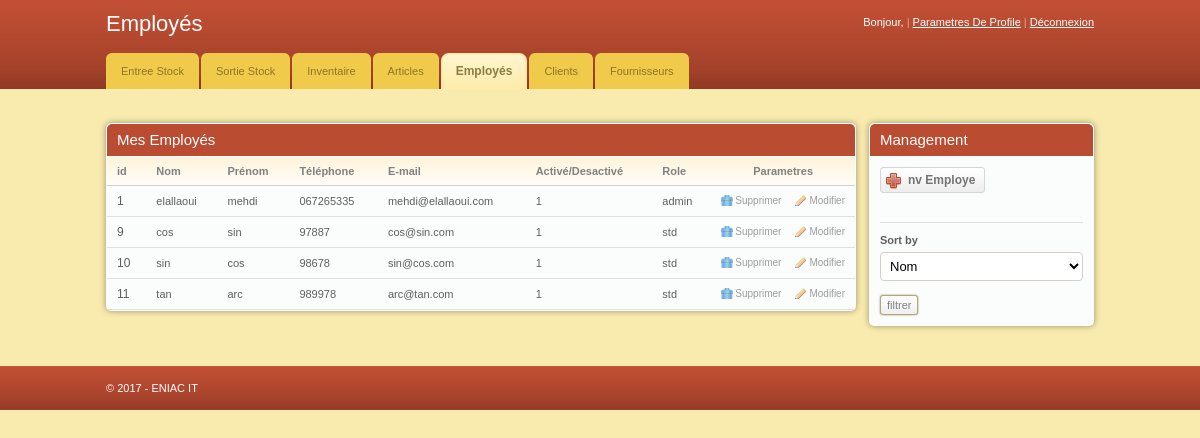
/Employ00/employee.php (signed in), run on the app's committed database.
### tables this page shows
CREATE TABLE `employe` (
  `id` int(11) NOT NULL,
  `mdp` varchar(255) NOT NULL,
  `nom` varchar(20) NOT NULL,
  `prenom` varchar(20) NOT NULL,
  `tel` varchar(20) DEFAULT NULL,
  `email` varchar(20) DEFAULT NULL,
  `active` tinyint(1) NOT NULL DEFAULT '0',
  `role` varchar(25) NOT NULL DEFAULT 'std'
);

### Employ00/employee.php (the view, shortened to what this page needs)
<?php
if ( $_SESSION['logged_in'] != 1 ) {
  $_SESSION['message'] = "You must log in first!";
  header("location: error.php");
}
else {
    $first_name = $_SESSION['first_name'];
}
?>
<!DOCTYPE html PUBLIC "-//W3C//DTD XHTML 1.0 Transitional//EN" "http://www.w3.org/TR/xhtml1/DTD/xhtml1-transitional.dtd">
<html xmlns="http://www.w3.org/1999/xhtml">
<head>
	<link rel="stylesheet" href="css/style.css" type="text/css" media="all" />
</head>
<body>
<div id="header">
	<div class="shell">
		<div id="top">
			<h1><a href="#">Employés</a></h1>
			<div id="top-navigation">
				Bonjour, <a href="profile.php"><strong><?php echo $first_name ; ?></strong></a>
				<span>|</span>
				<a href="modif/modif_usr.php">Parametres De Profile</a>
				<span>|</span>
				<a href="logout.php">Déconnexion</a>
			</div>
		</div>
		<div id="navigation">
			<ul>
			    <li><a href="entree_stock.php" ><span>Entree Stock</span></a></li>
			    <li><a href="sortie_stock.php"><span>Sortie Stock</span></a></li>
			    <li><a href="inven_stock.php"><span>Inventaire</span></a></li>
			    <li><a href="article.php"><span>Articles</span></a></li>
			    <li><a href="#" class="active" ><span>Employés</span></a></li>
			    <li><a href="client.php"><span>Clients</span></a></li>
			    <li><a href="fournisseur.php"><span>Fournisseurs</span></a></li>
			</ul>
		</div>
	</div>
</div>
<div id="container">
	<div class="shell">
		<br />
		<div id="main">
			<div id="content">
				<div class="box">
					<div class="box-head">
						<h2 class="left">Mes Employés</h2>
					</div>
					<div class="table">
						<table width="100%" border="0" cellspacing="0" cellpadding="0">
							<tr>
								<th>id</th>
								<th>Nom</th>
								<th>Prénom</th>
								<th>Téléphone</th>
								<th>E-mail</th>
								<th>Activé/Desactivé</th>
								<th>Role</th>
								<th width="110" class="ac">Parametres</th>
							</tr>
							<?php
							$dbt = new PDO('mysql:host=localhost;dbname=gestion_stock','root','');
							if (isset($_POST['filtre_type']) && isset($_POST['filtre'])) {
								$sql="SELECT * FROM employe order by ".$_POST['filtre_type']."";
							}
							else $sql = "SELECT * FROM employe ";
	$reps=$dbt->query($sql);
	while($donne = $reps->fetch())
	{
		echo  "<tr>
								<td><h3>".$donne['id']."</h3></td>
								<td>".$donne['nom']."</td>
								<td>".$donne['prenom']."</td>
								<td>".$donne['tel']."</td>
								<td>".$donne['email']."</td>
								<td>".$donne['active']."</td>
								<td>".$donne['role']."</td>
								<td><a href='http://localhost/Employ00/employee.php?sup=1&id=".$donne['id']."' class='ico del'>Supprimer</a><a href='http://localhost/Employ00/modif/modif_empl.php?id=".$donne['id']."' class='ico edit'>Modifier</a></td>
							</tr> " ;
	}
	?>
						</table>
					</div>
				</div>
			</div>
			<div id="sidebar">
				<div class="box">
					<div class="box-head">
						<h2>Management</h2>
					</div>
					<div class="box-content">
						<a href="#" class="add-button" onclick='toggle("add_new_empl")'><span >nv Employe</span></a>
						<div class="cl">&nbsp;</div><br>
						<form class="sort" method="post" action="employee.php">
							<label>Sort by</label>
							<select class="field" name="filtre_type">
								<option name='filtre_type' value="nom">Nom</option>
							</select> <br>
							<input class="button" type="submit" name="filtre" value="filtrer">
						</form>
					</div>
				</div>
			</div>
		</div>
	</div>
</div>
<div id="footer">
	<div class="shell">
		<span class="left">&copy; 2017 - ENIAC IT</span>
	</div>
</div>
</body>
</html>

### Employ00/css/style.css (style rules this page uses)
* { padding:0; margin:0; outline:0; }
body { background:#f9ebae; font-family: Verdana, sans-serif; font-size:11px; line-height:14px; color:#5e5e5e; }
input, textarea, select { font-family: Verdana, sans-serif; font-size:13px; }
.field { border:solid 1px #d3cfc7; background:#fff; padding:5px; }
.button { background:#eee url(images/button.gif) repeat-x 0 0; border:solid 1px #b1a874; color:#7f7f7f; font-size:11px; padding:2px 6px 2px 6px; cursor:pointer; line-height:14px !important; }
a { color:#ba4c32; text-decoration: underline; cursor:pointer; }
.left, .alignleft { float:left; display:inline; }
.ac { text-align: center !important; }
h1 { font-size:22px; line-height:24px; color:#fff; font-weight: normal; }
h1 a { color:#fff; text-decoration: none; }
h2 { font-size:15px; font-weight: normal; }
h3 { font-size:12px; line-height:14px; font-weight: normal; }
.shell { width:988px; margin:0 auto; }
#header { height:89px; background:url(images/header.gif); white-space:nowrap; }
#header h1 { float:left; display:inline; padding-top:12px; }
#top-navigation { float:right; white-space:nowrap; color:#fff; padding-top:15px; }
#top-navigation a { color:#fff; }
#top-navigation span { color:#dca598; }
#top { height:53px; }
#navigation { height:36px; }
#navigation ul { list-style-type: none; }
#navigation ul li { float:left; display:inline; margin-right:2px; }
#navigation ul li a, #navigation ul li a span { float:left; height:36px; background:url(images/tab.gif) no-repeat 0 0; padding:0 0 0 15px; }
#navigation ul li a span { background-position:right 0; padding:0 15px 0 0; }
#navigation ul li a { line-height:36px; color:#907525; text-decoration: none; }
#navigation ul li a.active, #navigation ul li a:hover { background-position:0 bottom; }
#navigation ul li a.active span, #navigation ul li a:hover span { background-position:right bottom; }
#navigation ul li a.active { font-size:12px; font-weight: bold; color:#887e42; }
#container { padding:20px 0; }
#content { float:left; width:750px; }
#sidebar { float:right; width:225px; }
.table th { background:#fffdfa url(images/th.gif) repeat-x 0 0; color:#818181; text-align: left; padding:7px 10px; border-bottom:solid 1px #d2d1cb; }
.table td { background:#fbfcfc; border-bottom:solid 1px #e0e0e0; padding:8px 10px; }
.box { background:#fbfcfc; height:100%; padding:1px; margin-bottom:20px; }
.box-head { background:#ba4c32; height:32px; color:#fff; padding: 0 10px; line-height:32px; white-space:nowrap; border-bottom:solid 1px #fff; }
a.ico { color:#9d9c9a; font-size:10px; text-decoration: none; padding:0 0 0 14px; background-repeat:no-repeat; background-position:0 0; }
a.del { background-image:url(images/del.gif) }
a.edit { background-image:url(images/edit.gif); margin-left:14px; }
.box-content { padding:10px; }
.sort { border-top:solid 1px #e0e0e0; padding-top:10px; margin-top:15px; }
.sort label { display:block; font-weight: bold; }
.sort .field { display:block; margin-top:5px; }
.sort select.field { width:203px; }
.add-button, .add-button span { float:left; height:26px; background:url(images/add-button.gif) no-repeat 0 0; padding:0 0 0 28px; }
.add-button span { background-position:right 0; padding:0 10px 0 0; }
.add-button { font-weight: bold; font-size:12px; color:#747474; text-decoration: none; line-height:26px; }
#footer { height:44px; background:url(images/footer.gif); line-height:44px; color:#fff; }
.box { -moz-border-radius:5px; -webkit-border-radius:5px; -moz-box-shadow: 0 0 6px #978f6c; -webkit-box-shadow: 0 0 6px #978f6c; }
.box-head { -moz-border-radius-topleft:5px; -moz-border-radius-topright:5px; -webkit-border-top-left-radius:5px; -webkit-border-top-right-radius:5px; }
.field, .button { -moz-border-radius:4px; -webkit-border-radius:4px; }
.small-field, .button, .pagging a { -moz-border-radius:3px; -webkit-border-radius:3px; }
.button { -moz-box-shadow: 0 0 2px #978f6c; -webkit-box-shadow: 0 0 2px #978f6c; }

### data on the page
employe: id "1", nom "elallaoui", prenom "mehdi", tel "067265335", email "mehdi@elallaoui.com", active "1", role "admin"
employe: id "9", nom "cos", prenom "sin", tel "97887", email "cos@sin.com", active "1", role "std"
employe: id "10", nom "sin", prenom "cos", tel "98678", email "sin@cos.com", active "1", role "std"
employe: id "11", nom "tan", prenom "arc", tel "989978", email "arc@tan.com", active "1", role "std"
